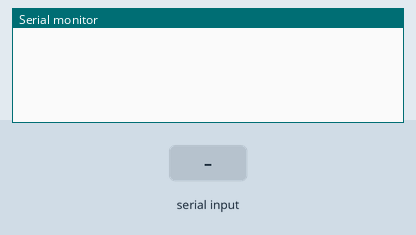
Recording of a sketch running on a simulated Arduino Uno, built with avr-gcc and run on an emulated ATmega328P. On the bench: the last lines printed to the serial monitor. The inputs (shaded band) are chosen by the test bench.

Above: at 1.2 s.
1.3 s: "A" received over Serial
At 2.5 s:
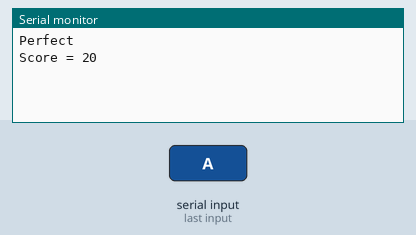
2.8 s: "B" received over Serial
At 3.6 s:
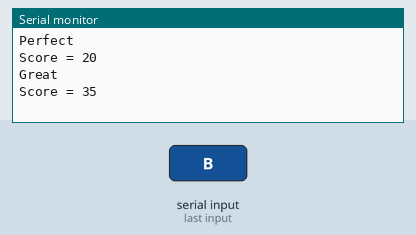
4.3 s: "C" received over Serial
At 4.8 s:
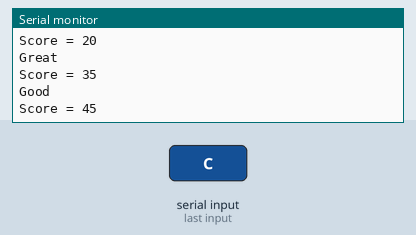
5.8 s: "D" received over Serial
At 7.0 s:
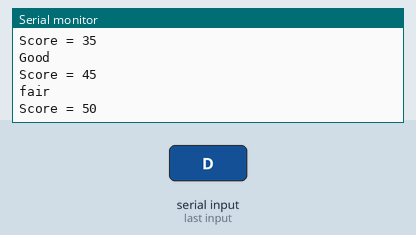
7.3 s: "E" received over Serial
At 8.2 s:
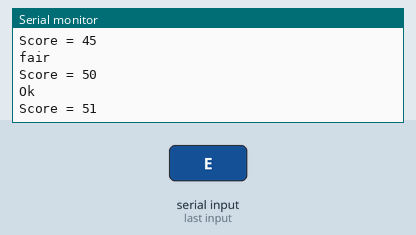
Timing chart, 0 to 9.8 s (numbered marks = the images above; inputs shaded):
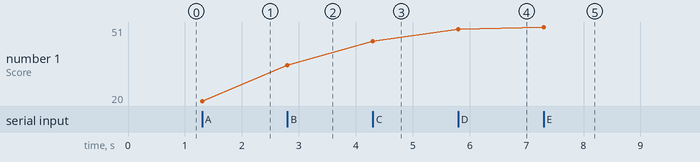

The sketch:

6check1.ino
```cpp
int x = 0;
int score = 0;

void setup() {
  Serial.begin(115200);

}

void loop() {

  if(Serial.available() > 0){
    x = Serial.read();

  switch(x){
    case 'A':
      Serial.println("Perfect");
      score += 20;
      Serial.print("Score = ");Serial.println(score);

      break;
    case 'B':
      Serial.println("Great");
      score += 15;
      Serial.print("Score = ");Serial.println(score);
      break;
    case 'C':
      Serial.println("Good");
      score += 10;
      Serial.print("Score = ");Serial.println(score);
      break;
    case 'D':
      Serial.println("fair");
      score += 5;
      Serial.print("Score = ");Serial.println(score);
      break;
    case 'E':
      Serial.println("Ok");
      score += 1;
      Serial.print("Score = ");Serial.println(score);
      break;
    default:
      Serial.println("No match cases");
      score += 0;
      Serial.print("Score = ");Serial.println(score);
    }
    delay(1000);
     }

}
```

Measured:
- after the input at 1.3 s, the serial monitor: prints a new line at once (image 1)
- after the input at 2.8 s, the serial monitor: prints a new line at once (image 2)
- after the input at 4.3 s, the serial monitor: prints a new line at once (image 3)
- after the input at 5.8 s, the serial monitor: prints a new line at once (image 4)
- after the input at 7.3 s, the serial monitor: prints a new line at once (image 5)
- plotted number 1: 20 → 35 after the input at 2.8 s, 35 → 45 after the input at 4.3 s, 45 → 50 after the input at 5.8 s, 50 → 51 after the input at 7.3 s
